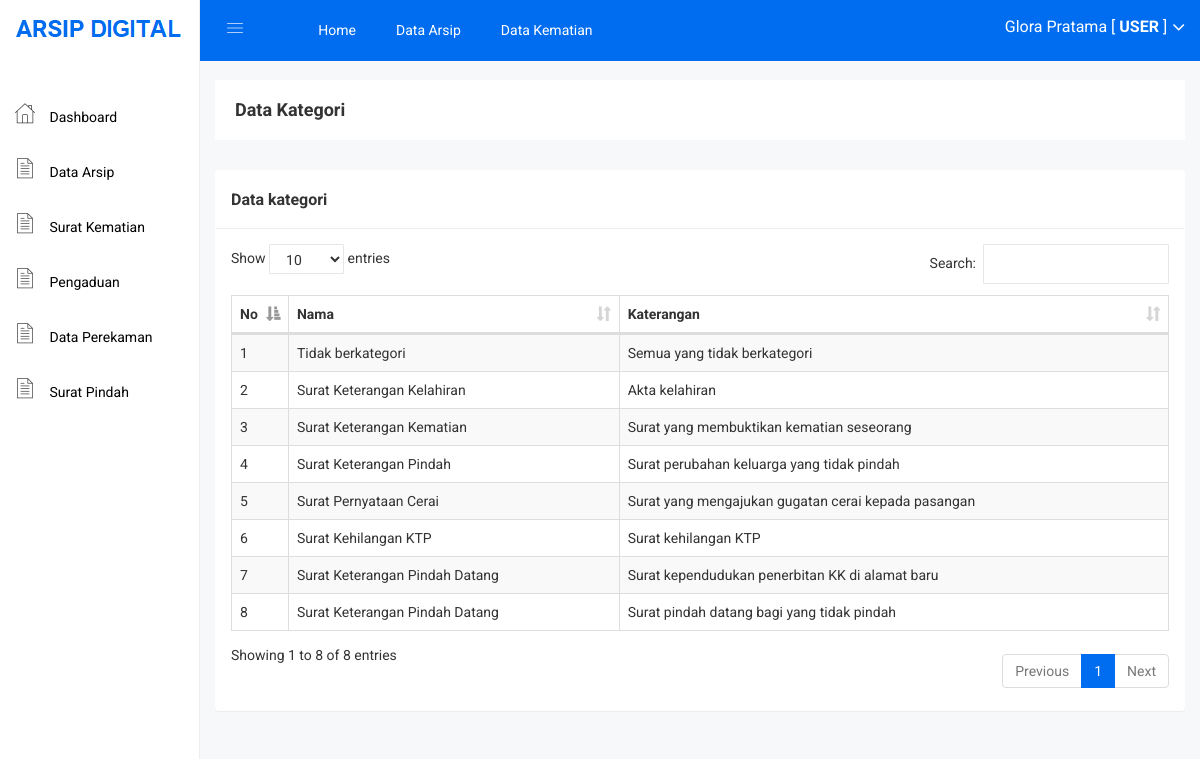
The page /user/kategori.php (signed in) on the database its author committed.
### tables this page shows
CREATE TABLE IF NOT EXISTS `kategori` (
  `kategori_id` int NOT NULL AUTO_INCREMENT,
  `kategori_nama` varchar(255) NOT NULL,
  `kategori_keterangan` text NOT NULL,
  PRIMARY KEY (`kategori_id`)
);

### user/kategori.php (the view)
<?php include 'header.php'; ?>
<div class="breadcome-area">
    <div class="container-fluid">
        <div class="row">
            <div class="col-lg-12 col-md-12 col-sm-12 col-xs-12">
                <div class="breadcome-list">
                    <div class="row">
                        <div class="col-lg-6 col-md-6 col-sm-6 col-xs-12">
                            <div class="breadcome-heading">
                                <h4 style="margin-bottom: 0px">Data Kategori</h4>
                            </div>
                        </div>
                    </div>
                </div>
            </div>
        </div>
    </div>
</div>
<div class="container-fluid">
    <div class="panel panel">
        <div class="panel-heading">
            <h3 class="panel-title">Data kategori</h3>
        </div>
        <div class="panel-body">
            <table id="table" class="table table-bordered table-striped table-hover table-datatable">
                <thead>
                    <tr>
                        <th width="1%">No</th>
                        <th>Nama</th>
                        <th>Katerangan</th>
                    </tr>
                </thead>
                <tbody>
                    <?php
                    $no = 1;
                    $kategori = mysqli_query($koneksi,"SELECT * FROM kategori");
                    while($p = mysqli_fetch_array($kategori)){
                        ?>
                        <tr>
                            <td><?php echo $no++; ?></td>
                            <td><?php echo $p['kategori_nama'] ?></td>
                            <td><?php echo $p['kategori_keterangan'] ?></td>
                        </tr>
                        <?php
                    }
                    ?>
                </tbody>
            </table>
        </div>
    </div>
</div>
<?php include 'footer.php'; ?>

### assets/css/main.css (style rules this page uses)
html { color: #222; font-size: 1em; line-height: 1.4; }

### assets/css/style.css (style rules this page uses)
.panel-heading { padding: 20px 15px; border-bottom: 1px solid #ececec; }
td { vertical-align: middle !important; }

### assets/js/DataTables/datatables.css (style rules this page uses)
table.dataTable { clear: both; margin-top: 6px !important; margin-bottom: 6px !important; max-width: none !important; border-collapse: separate !important; }
table.dataTable td, table.dataTable th { -webkit-box-sizing: content-box; box-sizing: content-box; }
table.dataTable thead > tr > th.sorting_asc, table.dataTable thead > tr > th.sorting_desc, table.dataTable thead > tr > th.sorting, table.dataTable thead > tr > td.sorting_asc, table.dataTable thead > tr > td.sorting_desc, table.dataTable thead > tr > td.sorting { padding-right: 30px; }
table.dataTable thead .sorting, table.dataTable thead .sorting_asc, table.dataTable thead .sorting_desc, table.dataTable thead .sorting_asc_disabled, table.dataTable thead .sorting_desc_disabled { cursor: pointer; position: relative; }
table.dataTable thead .sorting:after, table.dataTable thead .sorting_asc:after, table.dataTable thead .sorting_desc:after, table.dataTable thead .sorting_asc_disabled:after, table.dataTable thead .sorting_desc_disabled:after { position: absolute; bottom: 8px; right: 8px; display: block; font-family: 'Glyphicons Halflings'; opacity: 0.5; }
table.dataTable thead .sorting:after { opacity: 0.2; content: "\e150"; }
table.dataTable thead .sorting_asc:after { content: "\e155"; }
table.table-bordered.dataTable th, table.table-bordered.dataTable td { border-left-width: 0; }
table.table-bordered.dataTable th:last-child, table.table-bordered.dataTable th:last-child, table.table-bordered.dataTable td:last-child, table.table-bordered.dataTable td:last-child { border-right-width: 0; }
table.table-bordered.dataTable tbody th, table.table-bordered.dataTable tbody td { border-bottom-width: 0; }

### rows shown on the page
kategori: kategori_nama "Tidak berkategori", kategori_keterangan "Semua yang tidak berkategori"
kategori: kategori_nama "Surat Keterangan Kelahiran", kategori_keterangan "Akta kelahiran"
kategori: kategori_nama "Surat Keterangan Kematian", kategori_keterangan "Surat yang membuktikan kematian seseorang"
kategori: kategori_nama "Surat Keterangan Pindah", kategori_keterangan "Surat perubahan keluarga yang tidak pindah"
kategori: kategori_nama "Surat Pernyataan Cerai", kategori_keterangan "Surat yang mengajukan gugatan cerai kepada pasangan"
kategori: kategori_nama "Surat Kehilangan KTP", kategori_keterangan "Surat kehilangan KTP"
kategori: kategori_nama "Surat Keterangan Pindah Datang", kategori_keterangan "Surat kependudukan penerbitan KK di alamat baru"
kategori: kategori_nama "Surat Keterangan Pindah Datang", kategori_keterangan "Surat pindah datang bagi yang tidak pindah"

### other values the page prints
$_SESSION['nama'] "Glora Pratama"
